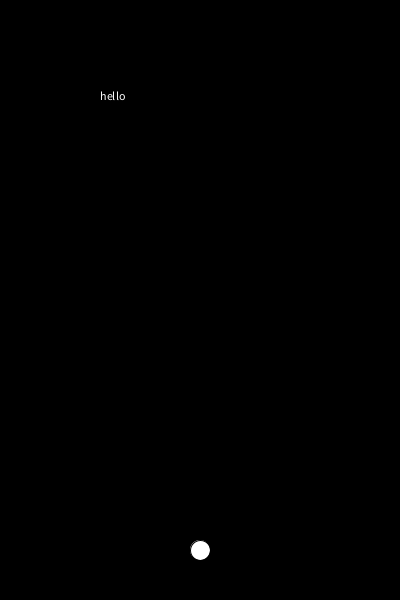
Frame 1 (no input)
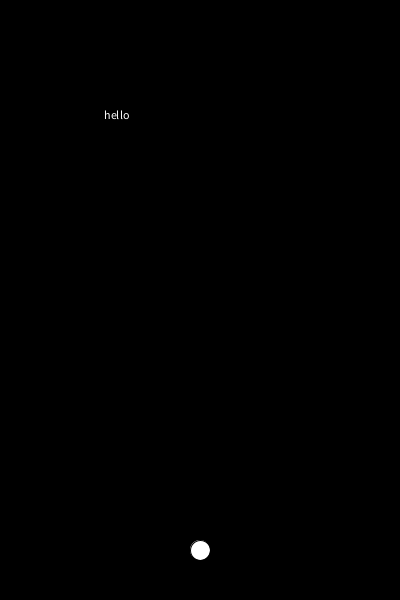
Frame 60 (the mouse pressed at the canvas centre just before this capture)
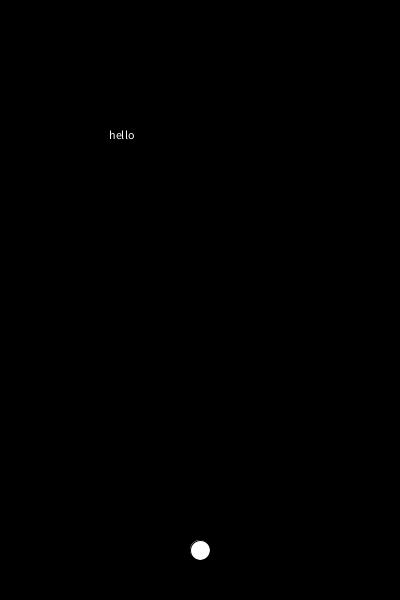
Frame 120 (the mouse held since frame 60 and released just before this capture)

The Processing sketch that drew these frames (run headless with seeded random() and noise(); from frame 60 on, the mouse is pressed at the canvas centre):

// Processing sketch: week06_8_game_shoot_word_x_y
// ── week06_8_game_shoot_word_x_y.pde
void setup(){
  size (400,600);
  textSize(12);
}
String Q = "hello" , A="";
float x = 100, y=100;
void draw(){
  background(0);
  text(Q,x,y);
  ellipse(200,550,20,20);
  float dx = (200-x), dy = (550-y), d = sqrt(dx*dx+dy*dy)*3;
  x += dx / d;
  y += dy / d;
  if(keyPressed){
    stroke(255,0,0);
    line(200,550,x,y);
  }
}
